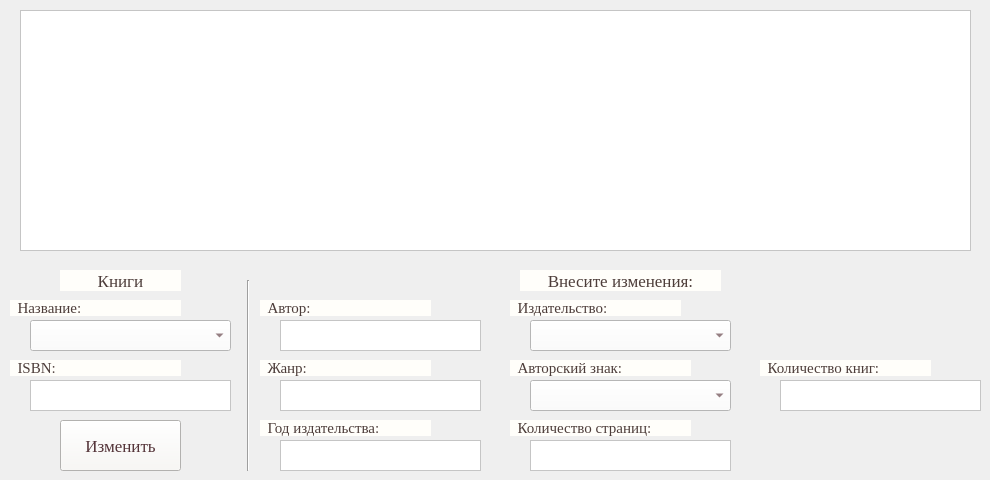
    <widget class="QWidget" name="book">
     <attribute name="title">
      <string>Книги</string>
     </attribute>
     <widget class="QTableView" name="tab_book">
      <property name="geometry">
       <rect>
        <x>20</x>
        <y>10</y>
        <width>951</width>
        <height>241</height>
       </rect>
      </property>
      <property name="styleSheet">
       <string notr="true">background-color: rgb(255, 255, 255);</string>
      </property>
     </widget>
     <widget class="QLabel" name="lab_nazv_b">
      <property name="geometry">
       <rect>
        <x>60</x>
        <y>270</y>
        <width>121</width>
        <height>21</height>
       </rect>
      </property>
      <property name="font">
       <font>
        <family>Georgia</family>
        <pointsize>13</pointsize>
       </font>
      </property>
      <property name="styleSheet">
       <string notr="true">background-color: rgb(255, 254, 250);
color: rgb(77, 61, 58);</string>
      </property>
      <property name="text">
       <string>Книги</string>
      </property>
      <property name="alignment">
       <set>Qt::AlignCenter</set>
      </property>
     </widget>
     <widget class="QLabel" name="lab_naz_name_b">
      <property name="geometry">
       <rect>
        <x>10</x>
        <y>300</y>
        <width>171</width>
        <height>16</height>
       </rect>
      </property>
      <property name="font">
       <font>
        <family>Georgia</family>
        <pointsize>11</pointsize>
       </font>
      </property>
      <property name="styleSheet">
       <string notr="true">background-color: rgb(255, 254, 250);
color: rgb(77, 61, 58);</string>
      </property>
      <property name="text">
       <string>  Название:</string>
      </property>
     </widget>
     <widget class="QComboBox" name="cB_name_b">
      <property name="geometry">
       <rect>
        <x>30</x>
        <y>320</y>
        <width>201</width>
        <height>31</height>
       </rect>
      </property>
      <property name="styleSheet">
       <string notr="true">background-color: rgb(255, 255, 255);
color: rgb(88, 53, 59);</string>
      </property>
     </widget>
     <widget class="Line" name="line_3">
      <property name="geometry">
       <rect>
        <x>240</x>
        <y>280</y>
        <width>16</width>
        <height>191</height>
       </rect>
      </property>
      <property name="orientation">
       <enum>Qt::Vertical</enum>
      </property>
     </widget>
     <widget class="QPushButton" name="btn_up_b">
      <property name="geometry">
       <rect>
        <x>60</x>
        <y>420</y>
        <width>121</width>
        <height>51</height>
       </rect>
      </property>
      <property name="font">
       <font>
        <family>Georgia</family>
        <pointsize>13</pointsize>
       </font>
      </property>
      <property name="styleSheet">
       <string notr="true">background-color: rgb(249, 248, 245);
color: rgb(84, 52, 57);</string>
      </property>
      <property name="text">
       <string>Изменить</string>
      </property>
     </widget>
     <widget class="QLabel" name="lab_nazv_b_up">
      <property name="geometry">
       <rect>
        <x>520</x>
        <y>270</y>
        <width>201</width>
        <height>21</height>
       </rect>
      </property>
      <property name="font">
       <font>
        <family>Georgia</family>
        <pointsize>13</pointsize>
       </font>
      </property>
      <property name="styleSheet">
       <string notr="true">background-color: rgb(255, 254, 250);
color: rgb(77, 61, 58);</string>
      </property>
      <property name="text">
       <string>Внесите изменения:</string>
      </property>
      <property name="alignment">
       <set>Qt::AlignCenter</set>
      </property>
     </widget>
     <widget class="QLabel" name="lab_naz_isbn_b">
      <property name="geometry">
       <rect>
        <x>10</x>
        <y>360</y>
        <width>171</width>
        <height>16</height>
       </rect>
      </property>
      <property name="font">
       <font>
        <family>Georgia</family>
        <pointsize>11</pointsize>
       </font>
      </property>
      <property name="styleSheet">
       <string notr="true">background-color: rgb(255, 254, 250);
color: rgb(77, 61, 58);</string>
      </property>
      <property name="text">
       <string>  ISBN:</string>
      </property>
     </widget>
     <widget class="QTextEdit" name="te_isbn_b">
      <property name="geometry">
       <rect>
        <x>30</x>
        <y>380</y>
        <width>201</width>
        <height>31</height>
       </rect>
      </property>
      <property name="font">
       <font>
        <family>Georgia</family>
        <pointsize>9</pointsize>
       </font>
      </property>
      <property name="styleSheet">
       <string notr="true">background-color: rgb(255, 255, 255);
color: rgb(85, 54, 59);</string>
      </property>
     </widget>
     <widget class="QLabel" name="lab_naz_author_b">
      <property name="geometry">
       <rect>
        <x>260</x>
        <y>300</y>
        <width>171</width>
        <height>16</height>
       </rect>
      </property>
      <property name="font">
       <font>
        <family>Georgia</family>
        <pointsize>11</pointsize>
       </font>
      </property>
      <property name="styleSheet">
       <string notr="true">background-color: rgb(255, 254, 250);
color: rgb(77, 61, 58);</string>
      </property>
      <property name="text">
       <string>  Автор:</string>
      </property>
     </widget>
     <widget class="QTextEdit" name="te_author_b">
      <property name="geometry">
       <rect>
        <x>280</x>
        <y>320</y>
        <width>201</width>
        <height>31</height>
       </rect>
      </property>
      <property name="font">
       <font>
        <family>Georgia</family>
        <pointsize>9</pointsize>
       </font>
      </property>
      <property name="styleSheet">
       <string notr="true">background-color: rgb(255, 255, 255);
color: rgb(85, 54, 59);</string>
      </property>
     </widget>
     <widget class="QLabel" name="lab_naz_genre_b">
      <property name="geometry">
       <rect>
        <x>260</x>
        <y>360</y>
        <width>171</width>
        <height>16</height>
       </rect>
      </property>
      <property name="font">
       <font>
        <family>Georgia</family>
        <pointsize>11</pointsize>
       </font>
      </property>
      <property name="styleSheet">
       <string notr="true">background-color: rgb(255, 254, 250);
color: rgb(77, 61, 58);</string>
      </property>
      <property name="text">
       <string>  Жанр:</string>
      </property>
     </widget>
     <widget class="QTextEdit" name="te_genre_b">
      <property name="geometry">
       <rect>
        <x>280</x>
        <y>380</y>
        <width>201</width>
        <height>31</height>
       </rect>
      </property>
      <property name="font">
       <font>
        <family>Georgia</family>
        <pointsize>9</pointsize>
       </font>
      </property>
      <property name="styleSheet">
       <string notr="true">background-color: rgb(255, 255, 255);
color: rgb(85, 54, 59);</string>
      </property>
     </widget>
     <widget class="QLabel" name="lab_naz_year_b">
      <property name="geometry">
       <rect>
        <x>260</x>
        <y>420</y>
        <width>171</width>
        <height>16</height>
       </rect>
      </property>
      <property name="font">
       <font>
        <family>Georgia</family>
        <pointsize>11</pointsize>
       </font>
      </property>
      <property name="styleSheet">
       <string notr="true">background-color: rgb(255, 254, 250);
color: rgb(77, 61, 58);</string>
      </property>
      <property name="text">
       <string>  Год издательства:</string>
      </property>
     </widget>
     <widget class="QTextEdit" name="te_yaer_b">
      <property name="geometry">
       <rect>
        <x>280</x>
        <y>440</y>
        <width>201</width>
        <height>31</height>
       </rect>
      </property>
      <property name="font">
       <font>
        <family>Georgia</family>
        <pointsize>9</pointsize>
       </font>
      </property>
      <property name="styleSheet">
       <string notr="true">background-color: rgb(255, 255, 255);
color: rgb(85, 54, 59);</string>
      </property>
     </widget>
     <widget class="QLabel" name="lab_naz_publish_b">
      <property name="geometry">
       <rect>
        <x>510</x>
        <y>300</y>
        <width>171</width>
        <height>16</height>
       </rect>
      </property>
      <property name="font">
       <font>
        <family>Georgia</family>
        <pointsize>11</pointsize>
       </font>
      </property>
      <property name="styleSheet">
       <string notr="true">background-color: rgb(255, 254, 250);
color: rgb(77, 61, 58);</string>
      </property>
      <property name="text">
       <string>  Издательство:</string>
      </property>
     </widget>
     <widget class="QComboBox" name="cB_publish_b">
      <property name="geometry">
       <rect>
        <x>530</x>
        <y>320</y>
        <width>201</width>
        <height>31</height>
       </rect>
      </property>
      <property name="styleSheet">
       <string notr="true">background-color: rgb(255, 255, 255);
color: rgb(88, 53, 59);</string>
      </property>
     </widget>
     <widget class="QLabel" name="lab_naz_mark_b">
      <property name="geometry">
       <rect>
        <x>510</x>
        <y>360</y>
        <width>181</width>
        <height>16</height>
       </rect>
      </property>
      <property name="font">
       <font>
        <family>Georgia</family>
        <pointsize>11</pointsize>
       </font>
      </property>
      <property name="styleSheet">
       <string notr="true">background-color: rgb(255, 254, 250);
color: rgb(77, 61, 58);</string>
      </property>
      <property name="text">
       <string>  Авторский знак:</string>
      </property>
     </widget>
     <widget class="QComboBox" name="cB_mark_b">
      <property name="geometry">
       <rect>
        <x>530</x>
        <y>380</y>
        <width>201</width>
        <height>31</height>
       </rect>
      </property>
      <property name="styleSheet">
       <string notr="true">background-color: rgb(255, 255, 255);
color: rgb(88, 53, 59);</string>
      </property>
     </widget>
     <widget class="QLabel" name="lab_naz_numpg_b">
      <property name="geometry">
       <rect>
        <x>510</x>
        <y>420</y>
        <width>181</width>
        <height>16</height>
       </rect>
      </property>
      <property name="font">
       <font>
        <family>Georgia</family>
        <pointsize>11</pointsize>
       </font>
      </property>
      <property name="styleSheet">
       <string notr="true">background-color: rgb(255, 254, 250);
color: rgb(77, 61, 58);</string>
      </property>
      <property name="text">
       <string>  Количество страниц:</string>
      </property>
     </widget>
     <widget class="QTextEdit" name="te_numpg_b">
      <property name="geometry">
       <rect>
        <x>530</x>
        <y>440</y>
        <width>201</width>
        <height>31</height>
       </rect>
      </property>
      <property name="font">
       <font>
        <family>Georgia</family>
        <pointsize>9</pointsize>
       </font>
      </property>
      <property name="styleSheet">
       <string notr="true">background-color: rgb(255, 255, 255);
color: rgb(85, 54, 59);</string>
      </property>
     </widget>
     <widget class="QLabel" name="lab_naz_numb_b">
      <property name="geometry">
       <rect>
        <x>760</x>
        <y>360</y>
        <width>171</width>
        <height>16</height>
       </rect>
      </property>
      <property name="font">
       <font>
        <family>Georgia</family>
        <pointsize>11</pointsize>
       </font>
      </property>
      <property name="styleSheet">
       <string notr="true">background-color: rgb(255, 254, 250);
color: rgb(77, 61, 58);</string>
      </property>
      <property name="text">
       <string>  Количество книг:</string>
      </property>
     </widget>
     <widget class="QTextEdit" name="te_numb_b">
      <property name="geometry">
       <rect>
        <x>780</x>
        <y>380</y>
        <width>201</width>
        <height>31</height>
       </rect>
      </property>
      <property name="font">
       <font>
        <family>Georgia</family>
        <pointsize>9</pointsize>
       </font>
      </property>
      <property name="styleSheet">
       <string notr="true">background-color: rgb(255, 255, 255);
color: rgb(85, 54, 59);</string>
      </property>
     </widget>
    </widget>
